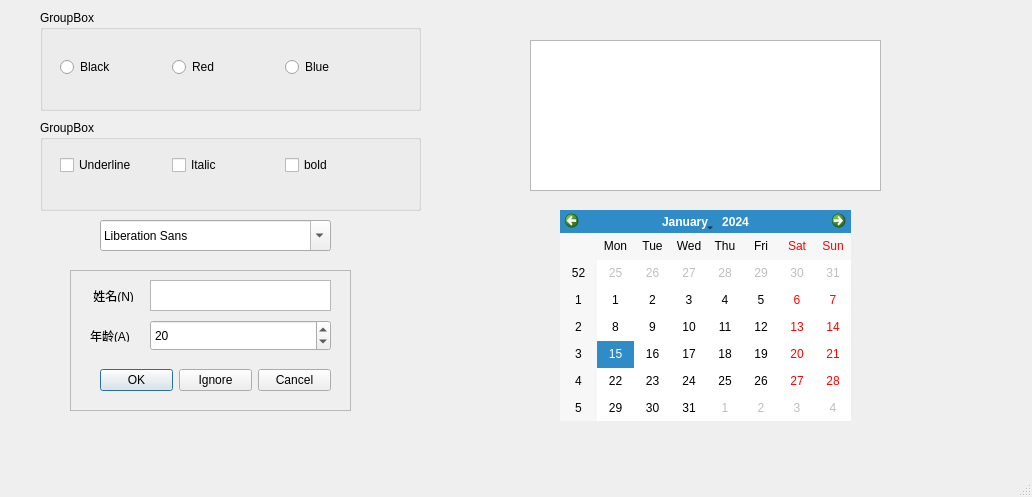
<?xml version="1.0" encoding="UTF-8"?>
<ui version="4.0">
 <class>MainWindow</class>
 <widget class="QMainWindow" name="MainWindow">
  <property name="enabled">
   <bool>true</bool>
  </property>
  <property name="geometry">
   <rect>
    <x>0</x>
    <y>0</y>
    <width>1032</width>
    <height>497</height>
   </rect>
  </property>
  <property name="focusPolicy">
   <enum>Qt::ClickFocus</enum>
  </property>
  <property name="windowTitle">
   <string>MainWindow</string>
  </property>
  <property name="autoFillBackground">
   <bool>false</bool>
  </property>
  <widget class="QWidget" name="centralwidget">
   <widget class="QGroupBox" name="groupBox">
    <property name="enabled">
     <bool>true</bool>
    </property>
    <property name="geometry">
     <rect>
      <x>40</x>
      <y>10</y>
      <width>381</width>
      <height>101</height>
     </rect>
    </property>
    <property name="title">
     <string>GroupBox</string>
    </property>
    <widget class="QWidget" name="horizontalLayoutWidget_2">
     <property name="geometry">
      <rect>
       <x>20</x>
       <y>20</y>
       <width>331</width>
       <height>75</height>
      </rect>
     </property>
     <layout class="QHBoxLayout" name="horizontalLayout_2">
      <item>
       <widget class="QRadioButton" name="radioButton_black">
        <property name="text">
         <string>Black</string>
        </property>
       </widget>
      </item>
      <item>
       <widget class="QRadioButton" name="radioButton_Red">
        <property name="text">
         <string>Red</string>
        </property>
       </widget>
      </item>
      <item>
       <widget class="QRadioButton" name="radioButton_Blue">
        <property name="text">
         <string>Blue</string>
        </property>
       </widget>
      </item>
     </layout>
    </widget>
   </widget>
   <widget class="QGroupBox" name="groupBox_2">
    <property name="enabled">
     <bool>true</bool>
    </property>
    <property name="geometry">
     <rect>
      <x>40</x>
      <y>120</y>
      <width>381</width>
      <height>91</height>
     </rect>
    </property>
    <property name="title">
     <string>GroupBox</string>
    </property>
    <widget class="QWidget" name="horizontalLayoutWidget">
     <property name="geometry">
      <rect>
       <x>20</x>
       <y>10</y>
       <width>331</width>
       <height>71</height>
      </rect>
     </property>
     <layout class="QHBoxLayout" name="horizontalLayout">
      <item>
       <widget class="QCheckBox" name="checkBox_underline">
        <property name="enabled">
         <bool>true</bool>
        </property>
        <property name="text">
         <string>Underline</string>
        </property>
       </widget>
      </item>
      <item>
       <widget class="QCheckBox" name="checkBox_italic">
        <property name="enabled">
         <bool>true</bool>
        </property>
        <property name="tabletTracking">
         <bool>true</bool>
        </property>
        <property name="text">
         <string>Italic</string>
        </property>
       </widget>
      </item>
      <item>
       <widget class="QCheckBox" name="checkBox_bold">
        <property name="text">
         <string>bold</string>
        </property>
       </widget>
      </item>
     </layout>
    </widget>
   </widget>
   <widget class="QCalendarWidget" name="calendarWidget">
    <property name="geometry">
     <rect>
      <x>560</x>
      <y>210</y>
      <width>291</width>
      <height>211</height>
     </rect>
    </property>
   </widget>
   <widget class="QFrame" name="frame">
    <property name="geometry">
     <rect>
      <x>70</x>
      <y>270</y>
      <width>281</width>
      <height>141</height>
     </rect>
    </property>
    <property name="frameShape">
     <enum>QFrame::StyledPanel</enum>
    </property>
    <property name="frameShadow">
     <enum>QFrame::Raised</enum>
    </property>
    <widget class="QLabel" name="label">
     <property name="geometry">
      <rect>
       <x>20</x>
       <y>20</y>
       <width>54</width>
       <height>12</height>
      </rect>
     </property>
     <property name="text">
      <string> 姓名(&amp;N)</string>
     </property>
     <property name="buddy">
      <cstring>textEdit</cstring>
     </property>
    </widget>
    <widget class="QLabel" name="label_2">
     <property name="geometry">
      <rect>
       <x>20</x>
       <y>60</y>
       <width>54</width>
       <height>12</height>
      </rect>
     </property>
     <property name="text">
      <string>年龄(&amp;A)</string>
     </property>
     <property name="buddy">
      <cstring>spinBox</cstring>
     </property>
    </widget>
    <widget class="QTextEdit" name="textEdit">
     <property name="geometry">
      <rect>
       <x>80</x>
       <y>10</y>
       <width>181</width>
       <height>31</height>
      </rect>
     </property>
    </widget>
    <widget class="QSpinBox" name="spinBox">
     <property name="geometry">
      <rect>
       <x>80</x>
       <y>50</y>
       <width>181</width>
       <height>31</height>
      </rect>
     </property>
     <property name="value">
      <number>20</number>
     </property>
    </widget>
    <widget class="QDialogButtonBox" name="buttonBox">
     <property name="geometry">
      <rect>
       <x>30</x>
       <y>90</y>
       <width>231</width>
       <height>41</height>
      </rect>
     </property>
     <property name="standardButtons">
      <set>QDialogButtonBox::Cancel|QDialogButtonBox::Ignore|QDialogButtonBox::Ok</set>
     </property>
    </widget>
   </widget>
   <widget class="QTextEdit" name="textEdit_2">
    <property name="geometry">
     <rect>
      <x>530</x>
      <y>40</y>
      <width>351</width>
      <height>151</height>
     </rect>
    </property>
   </widget>
   <widget class="QFontComboBox" name="fontComboBox">
    <property name="geometry">
     <rect>
      <x>100</x>
      <y>220</y>
      <width>231</width>
      <height>31</height>
     </rect>
    </property>
   </widget>
  </widget>
  <widget class="QMenuBar" name="menubar">
   <property name="geometry">
    <rect>
     <x>0</x>
     <y>0</y>
     <width>1032</width>
     <height>22</height>
    </rect>
   </property>
  </widget>
  <widget class="QStatusBar" name="statusbar"/>
 </widget>
 <resources/>
 <connections/>
</ui>
